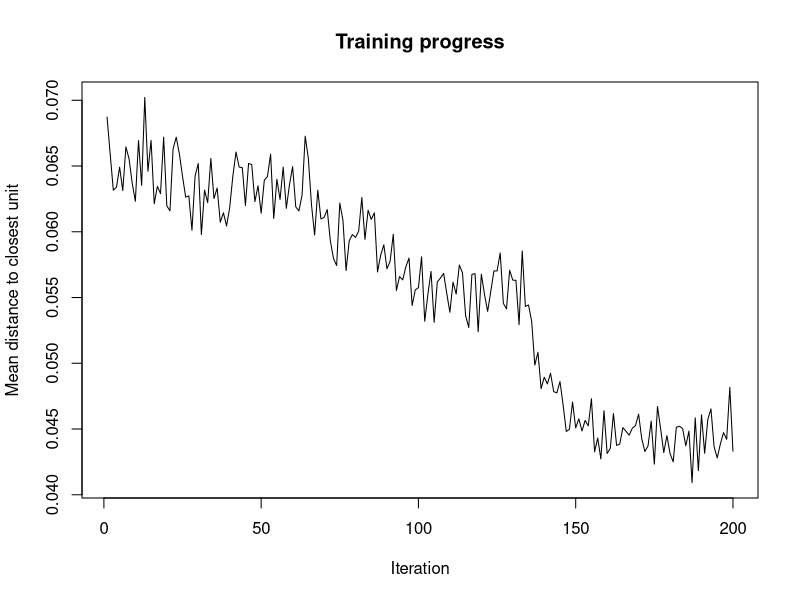
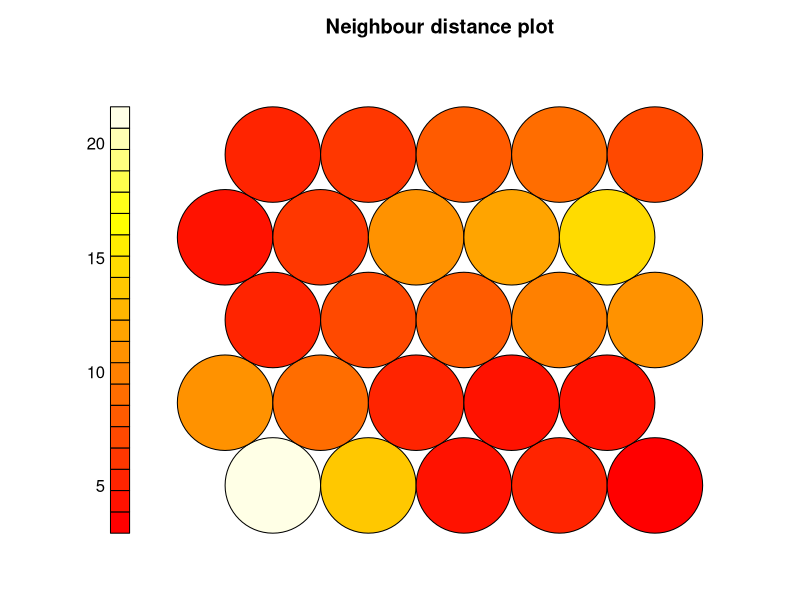
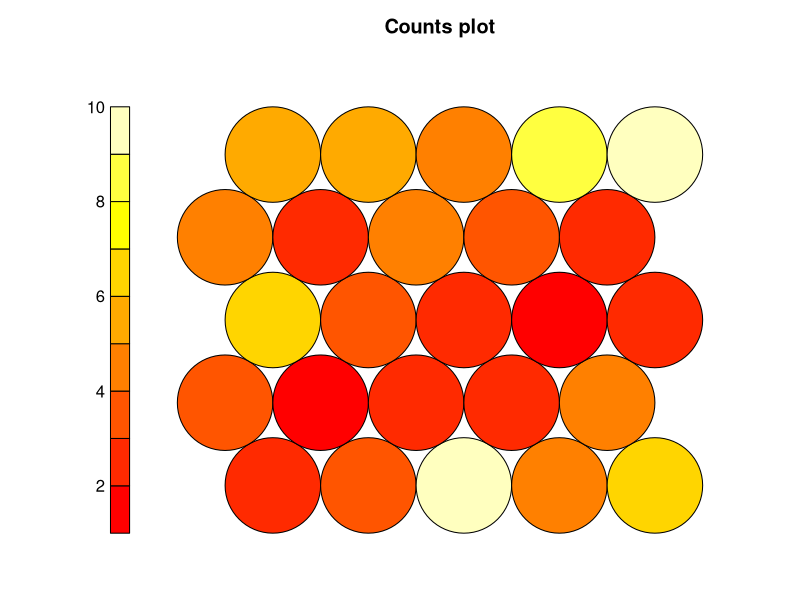
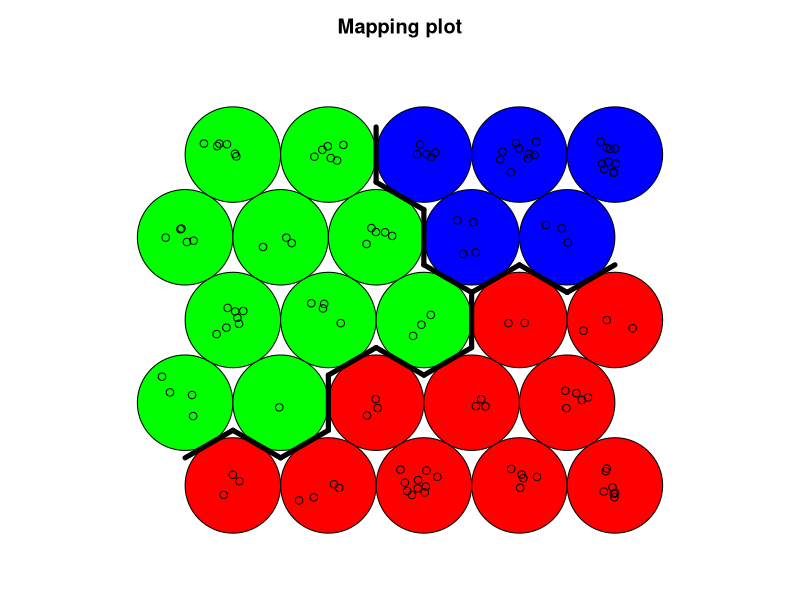
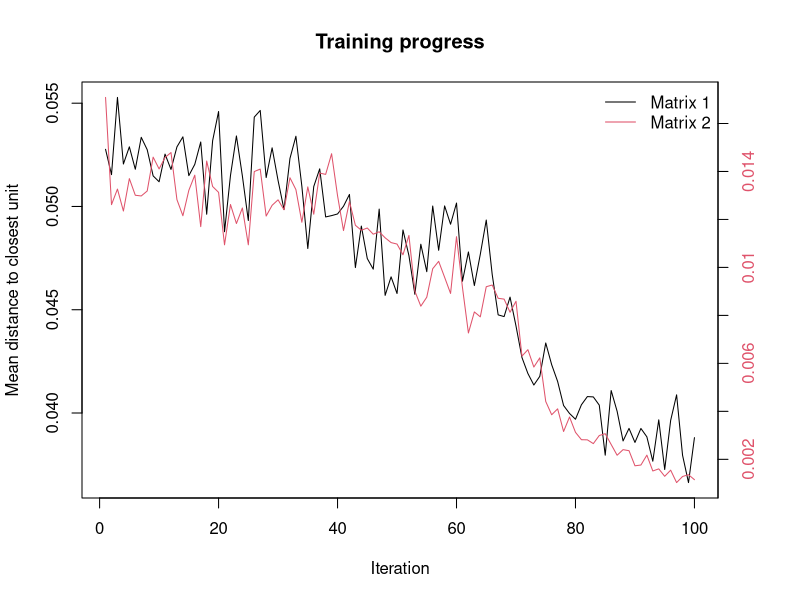
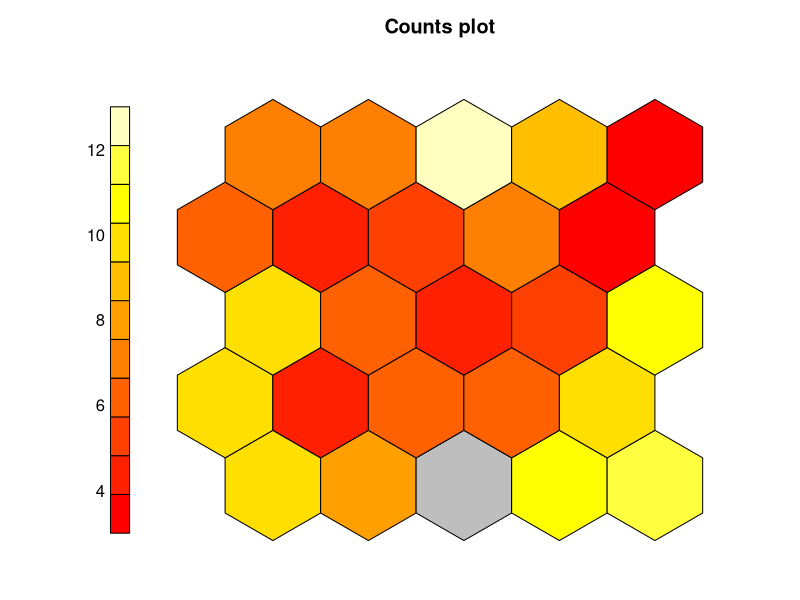
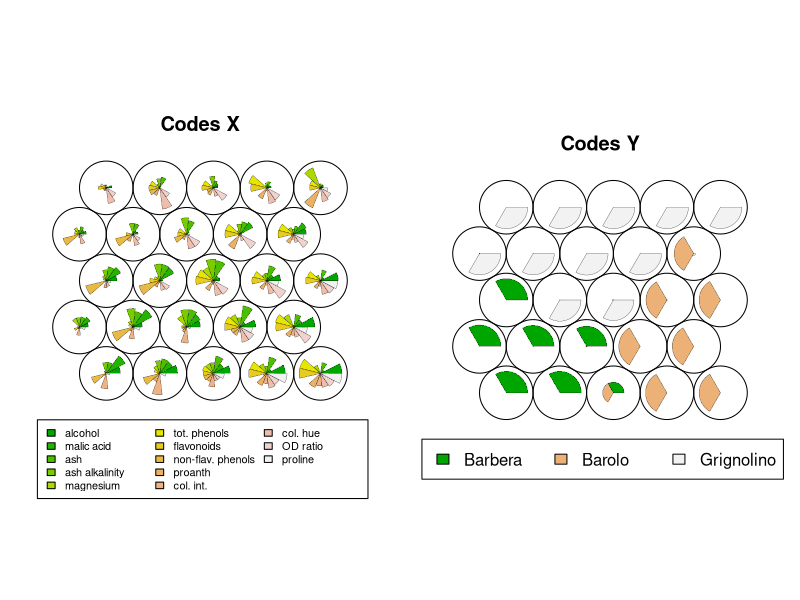
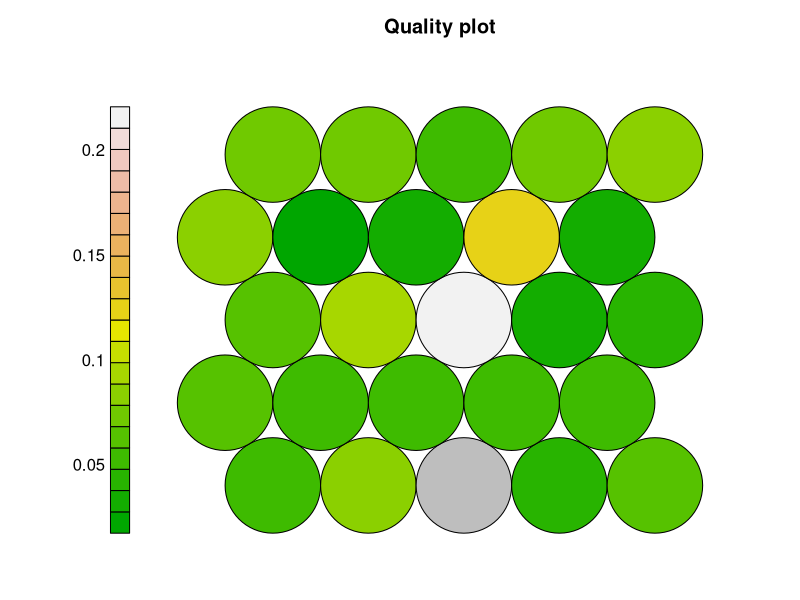

R code for these plots, in order:
library(kohonen)
data("wines")

wines

wines.train<-sample(nrow(wines),120)
wines.Xtrain<-scale(wines[wines.train,])
wines.test<-scale(wines[-wines.train,],
                  center=attr(wines.Xtrain,"scaled:center"),
                  scale=attr(wines.Xtrain,"scaled:scale"))    #get attribute scale & center
wines.grid<-somgrid(5,5,"hexagonal")
wines.grid$n.hood<-"circular"
wines.nhbrdist<-unit.distances(wines.grid, FALSE) 
wines.r<-quantile(wines.nhbrdist, 0.67) * c(1, -1) 
wines.som<-som(wines.Xtrain,wines.grid,rlen=200,alpha=c(0.05,0.01),keep.data=T)
plot(wines.som,"changes")
plot(wines.som,"dist.neighbours")
plot(wines.som,"counts")
wines.hc<-cutree(hclust(dist(wines.som$codes[[1]])),3)
plot(wines.som,"mapping",bgcol=rainbow(3)[wines.hc])
add.cluster.boundaries(wines.som,wines.hc)
wines.class<-wines.som$unit.classif
winesom.pred<-predict(wines.som,newdata=wines.test,trainX=wines.Xtrain,trainY=factor(wines.class[wines.train]))
#table(wines.class[-wines.train],winesom.pred$predictions[[1]])
map(wines.som,wines.test) #similar result as predict


training <- sample(nrow(wines), 120)
Xtraining <- scale(wines[training, ])
Xtest <- scale(wines[-training, ],
               center = attr(Xtraining, "scaled:center"),
               scale = attr(Xtraining, "scaled:scale"))
trainingdata <- list(measurements = Xtraining,
                     vintages = vintages[training])
testdata <- list(measurements = Xtest, vintages = vintages[-training])

mygrid = somgrid(5, 5, "hexagonal")
som.wines <- supersom(trainingdata, grid = mygrid)

## ################################################################
## Situation 0: obtain expected values for training data (all layers,
## also if not used in training) on the basis of the position in the map
som.prediction <- predict(som.wines)

## ################################################################
## Situation 1: obtain predictions for all layers used in training

som.prediction <- predict(som.wines, newdata = testdata)
table(vintages[-training], som.prediction$predictions[["vintages"]])


## ################################################################
## Situation 2: obtain predictions for the vintage based on the mapping
## of the sample characteristics only. There are several ways of doing this:

som.prediction <- predict(som.wines, newdata = testdata,
                          whatmap = "measurements")
table(vintages[-training], som.prediction$predictions[["vintages"]])

## same, but now indicated implicitly
som.prediction <- predict(som.wines, newdata = testdata[1])
table(vintages[-training], som.prediction$predictions[["vintages"]])

## if no names are present in the list elements whatmap needs to be
## given explicitly; note that the order of the data layers needs to be
## consistent with the kohonen object
som.prediction <- predict(som.wines, newdata = list(Xtest), whatmap = 1)
table(vintages[-training], som.prediction$predictions[["vintages"]])


## ###############################################################
## Situation 3: predictions for layers not present in the original
## data. Training data need to be provided for those layers.
som.wines <- supersom(Xtraining, grid = mygrid)
som.prediction <- predict(som.wines, newdata = testdata,
                          trainingdata = trainingdata)
table(vintages[-training], som.prediction$predictions[["vintages"]])

## ################################################################
## yeast examples, including NA values

data(yeast)
training.indices <- sample(nrow(yeast$alpha), 300)
training <- rep(FALSE, nrow(yeast$alpha))
training[training.indices] <- TRUE

## unsupervised mapping, based on the alpha layer only. Prediction
## for all layers including alpha
yeast.som <- supersom(lapply(yeast, function(x) subset(x, training)),
                      somgrid(4, 6, "hexagonal"),
                      whatmap = "alpha", maxNA.fraction = .5)
yeast.som.prediction <-
  predict(yeast.som,
          newdata = lapply(yeast, function(x) subset(x, !training)))

table(yeast$class[!training], yeast.som.prediction$prediction[["class"]])

## ################################################################
## supervised mapping - creating the map is now based on both
## alpha and class, prediction for class based on the mapping of alpha.
yeast.som2 <- supersom(lapply(yeast, function(x) subset(x, training)),
                       grid = somgrid(4, 6, "hexagonal"),
                       whatmap = c("alpha", "class"), maxNA.fraction = .5)
yeast.som2.prediction <-
  predict(yeast.som2,
          newdata = lapply(yeast, function(x) subset(x, !training)),
          whatmap = "alpha")
table(yeast$class[!training], yeast.som2.prediction$prediction[["class"]])








kohmap <- xyf(scale(wines), vintages,
              grid = somgrid(5, 5, "hexagonal"), rlen=100)
plot(kohmap, type="changes")
counts <- plot(kohmap, type="counts", shape = "straight")

## show both sets of codebook vectors in the map
par(mfrow = c(1,2))
plot(kohmap, type="codes", main = c("Codes X", "Codes Y"))

par(mfrow = c(1,1))
similarities <- plot(kohmap, type="quality", palette.name = terrain.colors)
plot(kohmap, type="mapping",
     labels = as.integer(vintages), col = as.integer(vintages),
     main = "mapping plot")

## add background colors to units according to their predicted class labels
xyfpredictions <- classmat2classvec(getCodes(kohmap, 2))
bgcols <- c("gray", "pink", "lightgreen")
plot(kohmap, type="mapping", col = as.integer(vintages),
     pchs = as.integer(vintages), bgcol = bgcols[as.integer(xyfpredictions)],
     main = "another mapping plot", shape = "straight", border = NA)

## Show 'component planes'
set.seed(7)
sommap <- som(scale(wines), grid = somgrid(6, 4, "hexagonal"))
plot(sommap, type = "property", property = getCodes(sommap, 1)[,1],
     main = colnames(getCodes(sommap, 1))[1])

## Show the U matrix
Umat <- plot(sommap, type="dist.neighbours", main = "SOM neighbour distances")
## use hierarchical clustering to cluster the codebook vectors
som.hc <- cutree(hclust(object.distances(sommap, "codes")), 5)
add.cluster.boundaries(sommap, som.hc)

## and the same for rectangular maps
set.seed(7)
sommap <- som(scale(wines),grid = somgrid(6, 4, "rectangular"))
plot(sommap, type="dist.neighbours", main = "SOM neighbour distances")
## use hierarchical clustering to cluster the codebook vectors
som.hc <- cutree(hclust(object.distances(sommap, "codes")), 5)
add.cluster.boundaries(sommap, som.hc)
# }
